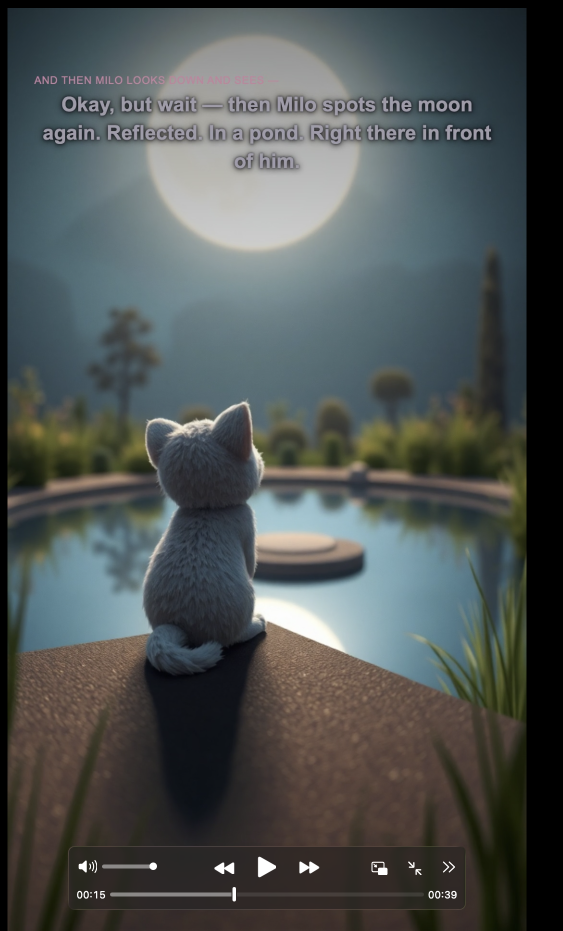
#> input picture image1.png, 1126 x 1862 px (shown at 1/2 size)
$ python -i vfx_engine.py   (imports and definitions only)
#> lines starting #> are read from the running program, lines starting #| are printed output that depends on the picture
#> further down, picture is the input picture: PIL image 1126x1862 RGBA; mean R, G, B, A 77.9, 83.2, 82.3, 255
"""
Project HER v2.0 – Visual Effects Engine
Advanced motion effects for stunning short-form videos.

Effects:
  1. Text Animation: Pop entrance, word-sync, mixed formatting (keywords)
  2. Image Motion: Paper Cutout (stroke, stagger, wiggle) + 2.5D Parallax
  3. Transitions: Whip Pan, Z-Axis Zoom, Glitch Wipe, Pop
  4. Overlays: Paper Texture, Light Leaks/Film Burns, Smart Flash
  5. Rhythm: Beat-sync pulse, 1-second rule pacing, ease-in/ease-out
"""

from __future__ import annotations

import math
import random
import logging
from dataclasses import dataclass, field
from typing import Optional

import numpy as np
from PIL import Image, ImageDraw, ImageFilter, ImageFont

logger = logging.getLogger("vfx_engine")


# ══════════════════════════════════════════════════════
#  CONFIGURATION
# ══════════════════════════════════════════════════════

@dataclass
class VFXConfig:
    """All visual effects parameters — tweak these to change the feel."""

    # ── Text Animation: "Pop & Jiggle" ──
    text_bounce_duration: float = 0.22         # seconds for scale 0→110→100%
    text_overshoot: float = 1.10               # peak scale before settling
    text_settle: float = 1.0                   # final resting scale
    text_jiggle_amplitude: float = 0.0         # disabled — vibration not suitable for text
    text_jiggle_freq: float = 12.0             # cycles per second (unused when amplitude=0)
    text_jiggle_rotation: float = 0.0          # disabled — no rotation jitter on text
    text_exit_duration: float = 0.18           # seconds for flick-off exit
    text_exit_blur_strength: int = 12          # directional blur pixels on exit
    text_exit_slide_px: int = 80               # horizontal slide on exit

    # ── Image Motion: "Paper Cutout" ──
    image_stroke_width: int = 3                # clean white outline
    image_stroke_color: tuple = (255, 255, 255, 240)
    image_shadow_offset: tuple = (4, 6)        # drop shadow x, y — consistent direction
    image_shadow_blur: int = 14                # crisp shadow (was 18)
    image_shadow_opacity: int = 70             # subtle, not heavy (was 90)
    image_stagger_delay: float = 0.12          # seconds between multi-image reveals
    image_wiggle_rotation: float = 1.5         # degrees of idle rotation
    image_wiggle_freq: float = 0.8             # cycles per second
    image_wiggle_translate: float = 3.0        # pixels of position wiggle
    image_entrance_duration: float = 0.25      # pop-in time
    image_entrance_overshoot: float = 1.08     # scale overshoot

    # ── Transitions ──
    whip_pan_duration: float = 0.30            # seconds for whip pan
    whip_pan_blur: int = 40                    # motion blur strength
    mask_wipe_duration: float = 0.35           # seconds for mask wipe
    mask_wipe_shape: str = "circle"            # "circle" | "diamond" | "square"
    z_zoom_duration: float = 0.40              # seconds for z-axis zoom
    z_zoom_max_scale: float = 3.0              # how far we zoom in
    glitch_duration: float = 0.12              # 0.1s digital distortion
    glitch_rgb_offset: int = 12                # pixel offset for RGB split
    glitch_noise_opacity: float = 0.25         # scanline / noise intensity
    glitch_color_shift: bool = True            # enable RGB channel separation

    # ── Overlays ──
    paper_texture_opacity: float = 0.05        # grain overlay (5% per friend spec)
    paper_texture_grain_size: int = 2          # upscale factor for grain
    flash_frame_opacity: float = 0.35          # warm flash on reveal moments only
    flash_frame_duration_frames: int = 2       # how many frames the flash lasts
    flash_on_reveals_only: bool = True         # only flash on first word of screen
    light_leak_opacity: float = 0.15           # warm light leak on edges
    light_leak_warmth: tuple = (255, 180, 80)  # warm orange-gold colour
    light_leak_duration: float = 0.5           # how long the leak persists during transitions

    # ── 2.5D Parallax (depth for static images) ──
    parallax_enabled: bool = True              # add Ken Burns-style motion to images
    parallax_zoom_range: float = 0.06          # max zoom delta (6% — subtle)
    parallax_pan_range: float = 0.03           # max horizontal pan (3% of width)
    parallax_speed: float = 0.15               # how fast the pan/zoom moves per second

    # ── Beat-Sync Pulse ──
    beat_pulse_enabled: bool = True            # 5% scale throb on word beats
    beat_pulse_scale: float = 0.05             # 5% scale-up on beat
    beat_pulse_decay: float = 0.15             # seconds for pulse to decay back

    # ── Mixed Formatting (Key Keywords) ──
    keyword_highlight_enabled: bool = True     # style nouns/verbs differently
    keyword_color_accent: tuple = (255, 136, 0)  # accent colour for keywords
    keyword_scale_boost: float = 1.08          # 8% larger for keywords

    # ── Timeline Pacing (1-Second Rule) ──
    min_change_interval: float = 0.8           # something changes every 0.8s
    max_change_interval: float = 1.2           # max 1.2s between visual changes
    target_images_per_50s: int = 12            # density guideline


# Global default config
VFX_DEFAULTS = VFXConfig()


# ══════════════════════════════════════════════════════
#  EASING FUNCTIONS
# ══════════════════════════════════════════════════════

# [14 lines left out: functions ease_out_back, ease_out_elastic, not called in this run]


def ease_in_cubic(t: float) -> float:
    """Ease-in cubic — accelerating exit."""
    return max(0.0, min(1.0, t)) ** 3


# [155 lines left out: functions ease_out_cubic, ease_in_out_sine, text_bounce_scale, text_jiggle_offset, text_exit_progress, apply_text_animation, not called in this run]


# ══════════════════════════════════════════════════════
#  2. IMAGE MOTION: "PAPER CUTOUT"
# ══════════════════════════════════════════════════════

def add_cutout_stroke(
    img: Image.Image, cfg: VFXConfig = VFX_DEFAULTS
) -> Image.Image:
    """
    Add a white stroke outline around the image — scrapbook separation effect.
    Also adds a soft drop shadow for depth.
    """
    if img.mode != "RGBA":
        img = img.convert("RGBA")

    stroke_w = cfg.image_stroke_width
    sx, sy = cfg.image_shadow_offset
    shadow_blur = cfg.image_shadow_blur

    # New canvas with room for stroke + shadow
    pad = stroke_w + max(abs(sx), abs(sy)) + shadow_blur
    new_w = img.width + pad * 2
#> new_w = 1172
    new_h = img.height + pad * 2
#> new_h = 1908
    canvas = Image.new("RGBA", (new_w, new_h), (0, 0, 0, 0))
#> canvas: PIL image 1172x1908 RGBA; every value is 0

    # Drop shadow
    shadow = Image.new("RGBA", img.size, (0, 0, 0, cfg.image_shadow_opacity))
    # Use the image alpha as mask for the shadow shape
    if img.mode == "RGBA":
        shadow.putalpha(img.split()[3])
    shadow = shadow.filter(ImageFilter.GaussianBlur(radius=shadow_blur))
    canvas.paste(shadow, (pad + sx, pad + sy), shadow)
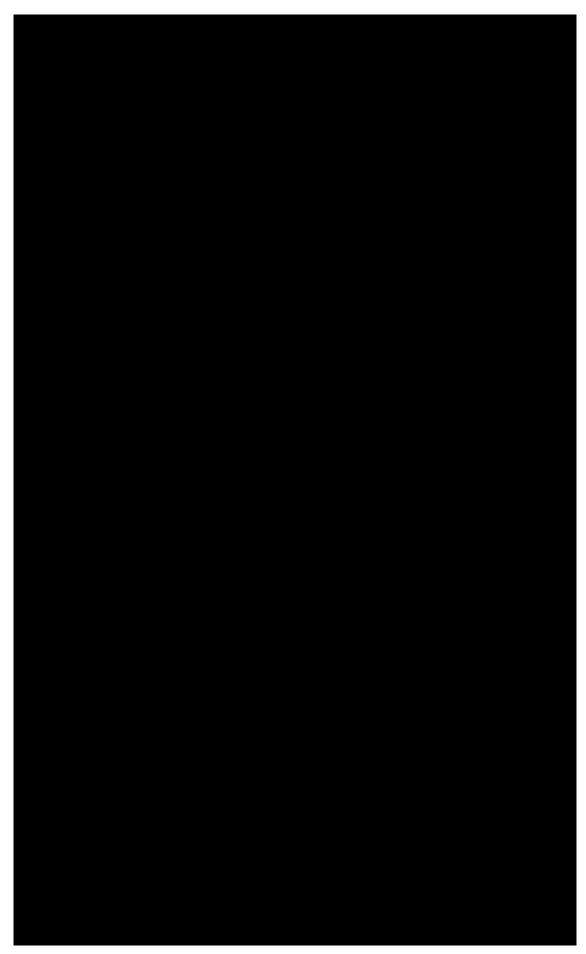
#> canvas: PIL image 1172x1908 RGBA (shown at 1/2 size); mean R, G, B, A 0, 0, 0, 239.1; transparent parts drawn white

    # White stroke — expand the image mask by stroke width
    if stroke_w > 0:
        alpha = img.split()[3]
#> alpha: PIL image 1126x1862 L; every value is 255
        # Dilate the alpha mask to create the stroke
        stroke_mask = alpha.filter(ImageFilter.MaxFilter(size=stroke_w * 2 + 1))
        stroke_layer = Image.new("RGBA", img.size, cfg.image_stroke_color)
        stroke_layer.putalpha(stroke_mask)
#> stroke_layer: PIL image 1126x1862 RGBA; every value is 255
        canvas.paste(stroke_layer, (pad, pad), stroke_layer)
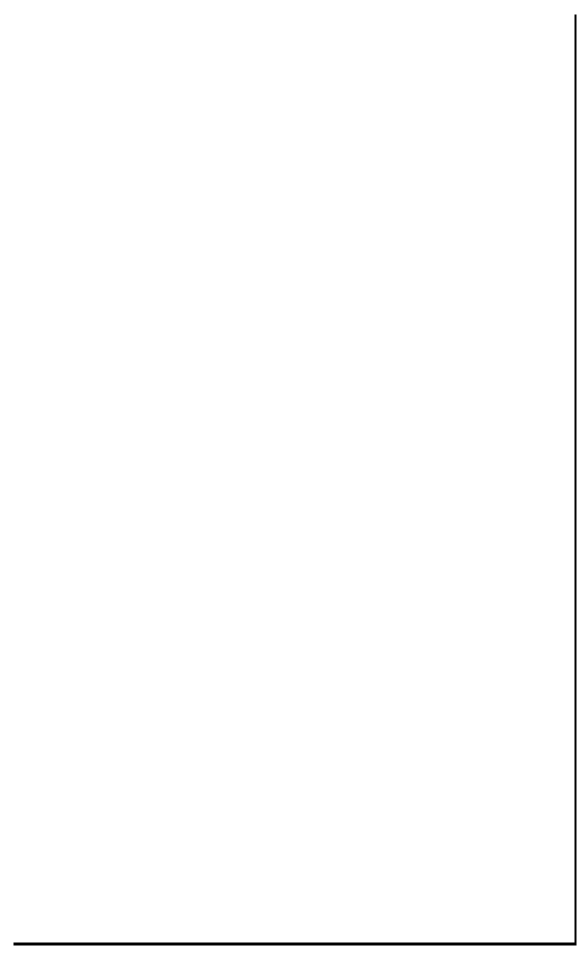
#> canvas: PIL image 1172x1908 RGBA (shown at 1/2 size); mean R, G, B, A 239.1, 239.1, 239.1, 240.7; transparent parts drawn white

    # Main image on top
    canvas.paste(img, (pad, pad), img)
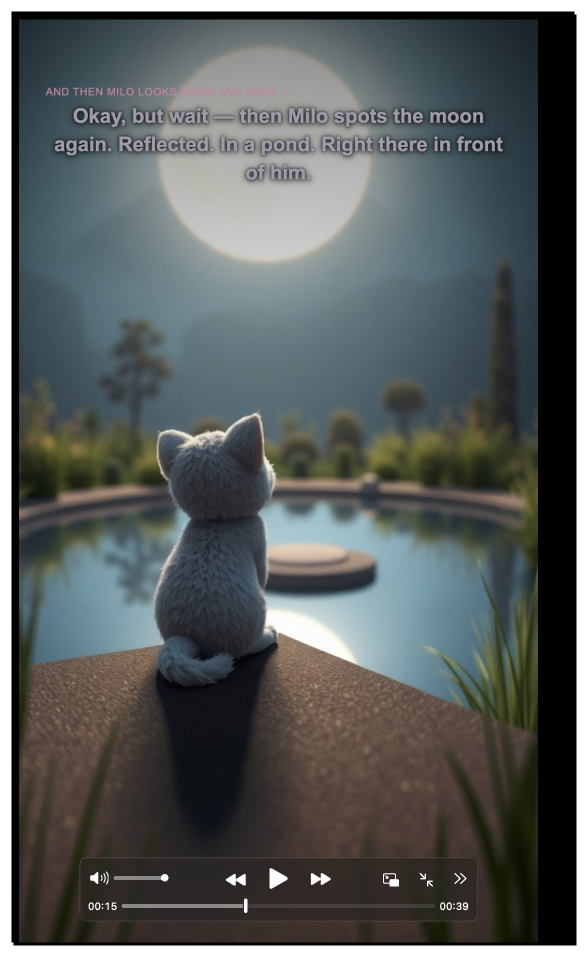
#> canvas: PIL image 1172x1908 RGBA (shown at 1/2 size); mean R, G, B, A 73, 78, 77.2, 240.7; transparent parts drawn white

    return canvas


# [263 lines left out: functions image_wiggle_transform, image_entrance_scale, apply_image_cutout, whip_pan_transition, mask_wipe_transition, z_zoom_transition, not called in this run]


# ══════════════════════════════════════════════════════
#  4. OVERLAYS
# ══════════════════════════════════════════════════════

_grain_cache: dict[tuple[int, int], np.ndarray] = {}


# [217 lines left out: functions generate_paper_grain, apply_paper_texture, should_flash_frame, apply_flash_frame, glitch_wipe_transition, parallax_transform, not called in this run]


# ══════════════════════════════════════════════════════
#  8. LIGHT LEAKS / FILM BURNS
# ══════════════════════════════════════════════════════

_light_leak_cache: dict[tuple[int, int], Image.Image] = {}


# [95 lines left out: functions generate_light_leak, apply_light_leak, beat_pulse_scale, not called in this run]


# ══════════════════════════════════════════════════════
#  10. MIXED FORMATTING (Key Keyword Detection)
# ══════════════════════════════════════════════════════

# Common short words that are NOT keywords (articles, prepositions, conjunctions)
_STOP_WORDS = frozenset({
    "a", "an", "the", "is", "are", "was", "were", "be", "been", "being",
    "have", "has", "had", "do", "does", "did", "will", "would", "could",
    "should", "may", "might", "shall", "can", "must", "need",
    "and", "but", "or", "nor", "for", "yet", "so",
    "in", "on", "at", "to", "of", "by", "up", "as", "if", "it",
    "from", "with", "into", "than", "that", "this", "these", "those",
    "not", "no", "all", "each", "every", "both", "few", "more", "most",
    "other", "some", "such", "only", "own", "same", "then", "too", "very",
    "just", "about", "over", "also", "after", "before", "between",
    "he", "she", "they", "we", "you", "i", "me", "my", "your", "his",
    "her", "its", "our", "their", "who", "what", "which", "when", "where",
    "how", "why", "there", "here", "out", "them",
})


# [74 lines left out: functions is_keyword, should_flash_reveal, apply_warm_flash, not called in this run]


# ══════════════════════════════════════════════════════
#  12. IMAGE-LEVEL TRANSITIONS (content transitions, not screen)
# ══════════════════════════════════════════════════════

# Cycle through these for consecutive screens
IMAGE_TRANSITION_TYPES = [
    "paper_slide",       # Type 1: slide in from side, roll out
    "fast_slow_fast",    # Type 2: fast in → slow center → fast out
    "swipe_through",     # Type 3: swipe in from any dir, out opposite
]

# Swipe direction combos for Type 3 (cycles through)
_SWIPE_COMBOS = [
    ("right", "left"),    # in from right, out to left
    ("top", "bottom"),    # in from top, out to bottom
    ("left", "right"),    # in from left, out to right
    ("bottom", "top"),    # in from bottom, out to top
]


def get_image_transition_for_scene(scene_index: int) -> str:
    """Get the image transition type for a given scene index."""
    return IMAGE_TRANSITION_TYPES[scene_index % len(IMAGE_TRANSITION_TYPES)]


def get_swipe_direction(scene_index: int) -> tuple[str, str]:
    """Get (enter_dir, exit_dir) for swipe transitions."""
    return _SWIPE_COMBOS[scene_index % len(_SWIPE_COMBOS)]


# [140 lines left out: functions image_transition_offset, text_enter_offset, text_exit_offset, not called in this run]


# Ordered transition types that cycle through scenes (legacy — kept for compat)
TRANSITION_SEQUENCE = [
    "whip_horizontal",    # Fast horizontal whip pan
    "z_zoom",             # Z-axis zoom into image
    "glitch",             # Digital distortion wipe
    "pop",                # Elastic scale pop
    "whip_vertical",      # Fast vertical whip pan
    "z_zoom",             # Z-axis zoom again
    "whip_horizontal",    # Repeat cycle
    "glitch",             # Another glitch
    "pop",                # Elastic pop again
    "fade",               # Classic cross-dissolve
]


def get_transition_for_scene(scene_index: int) -> str:
    """Get the transition type for a given scene index."""
    return TRANSITION_SEQUENCE[scene_index % len(TRANSITION_SEQUENCE)]


# [130 lines left out: functions apply_transition_blend, _crossfade_transition, _pop_transition, render_text_to_image, not called in this run]

>>> from PIL import Image
>>> picture = Image.open('../image1.png')
>>> result = add_cutout_stroke(picture)

$ run again, on image2.png
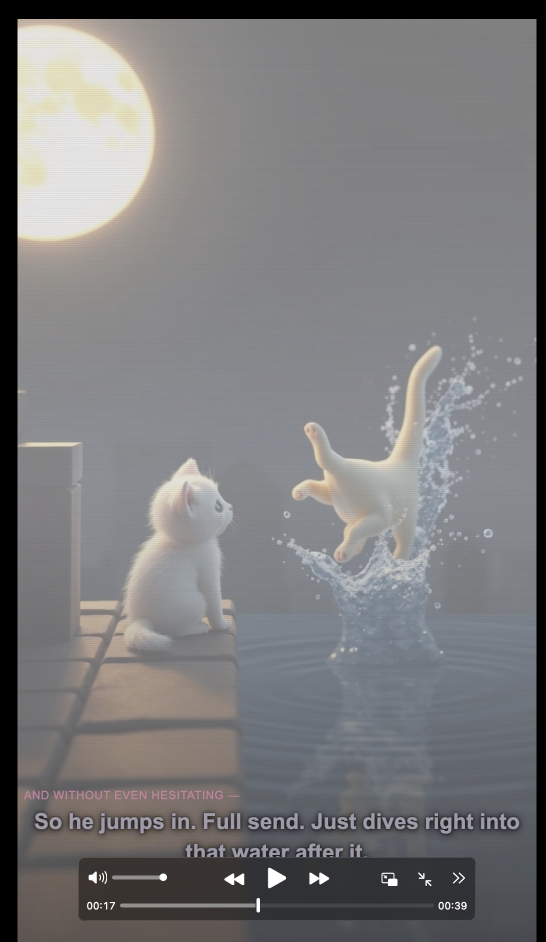
#> input picture image2.png, 1092 x 1884 px (shown at 1/2 size)
#> picture is the input picture: PIL image 1092x1884 RGBA; mean R, G, B, A 122.5, 122.1, 123.4, 255
#> in add_cutout_stroke, `canvas.paste(shadow, (pad + sx, pad + sy), shadow)`:
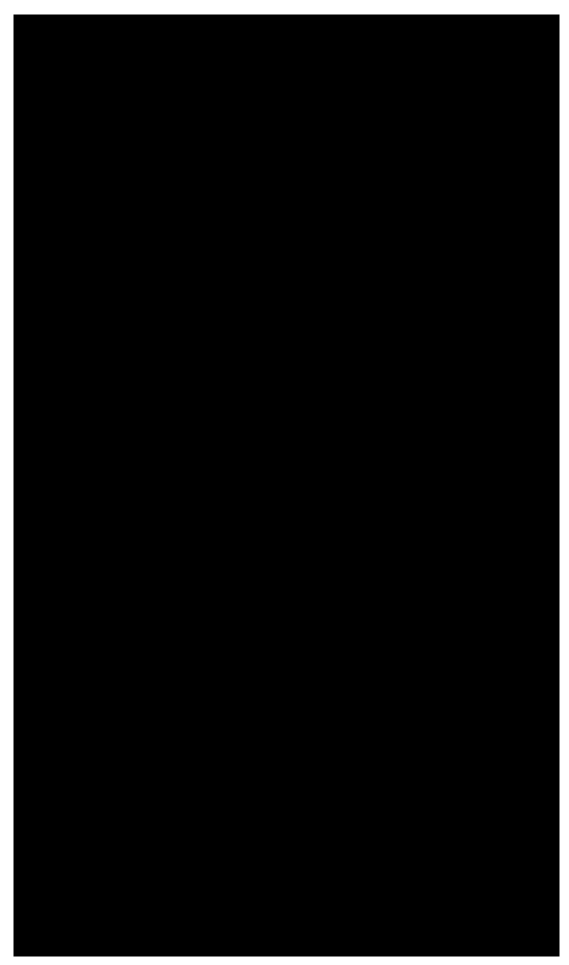
#> canvas: PIL image 1138x1930 RGBA (shown at 1/2 size); mean R, G, B, A 0, 0, 0, 238.9; transparent parts drawn white
#> alpha: PIL image 1092x1884 L; every value is 255
#> in add_cutout_stroke, `canvas.paste(img, (pad, pad), img)`:
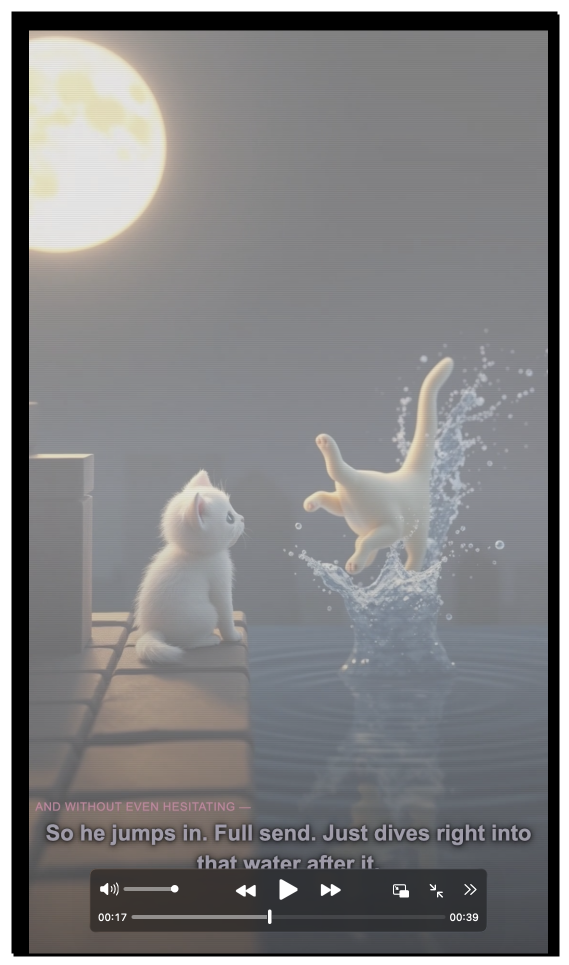
#> canvas: PIL image 1138x1930 RGBA (shown at 1/2 size); mean R, G, B, A 114.7, 114.3, 115.6, 240.5; transparent parts drawn white
